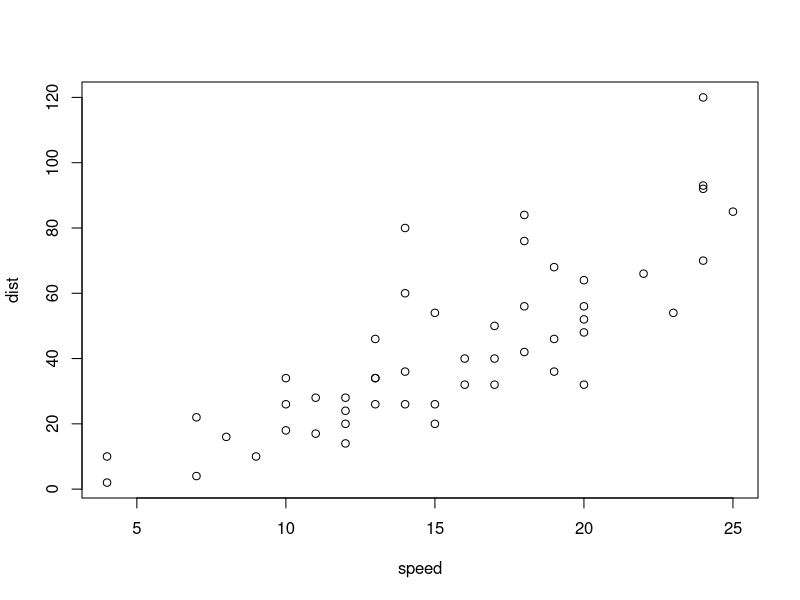
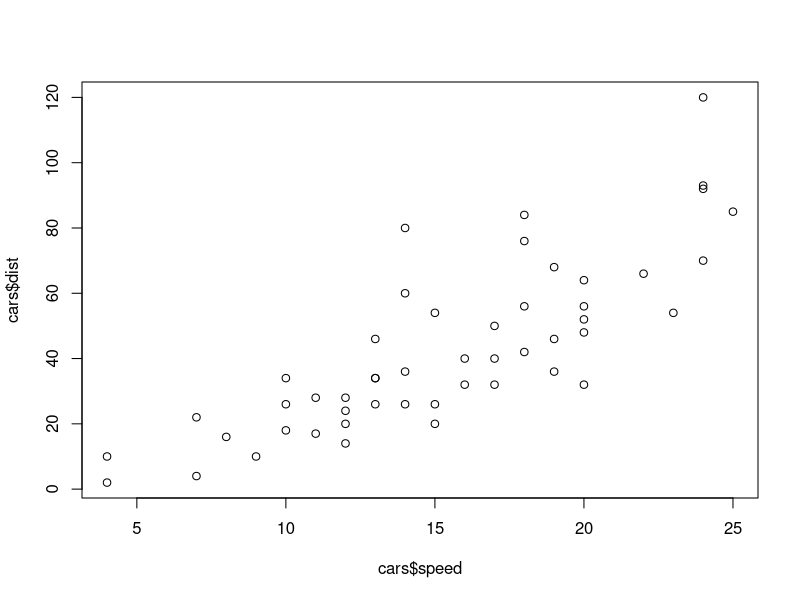
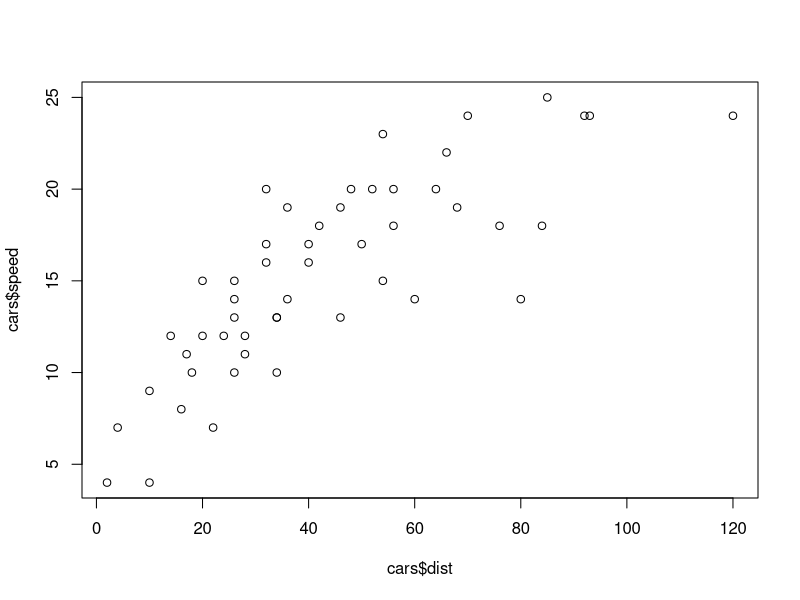
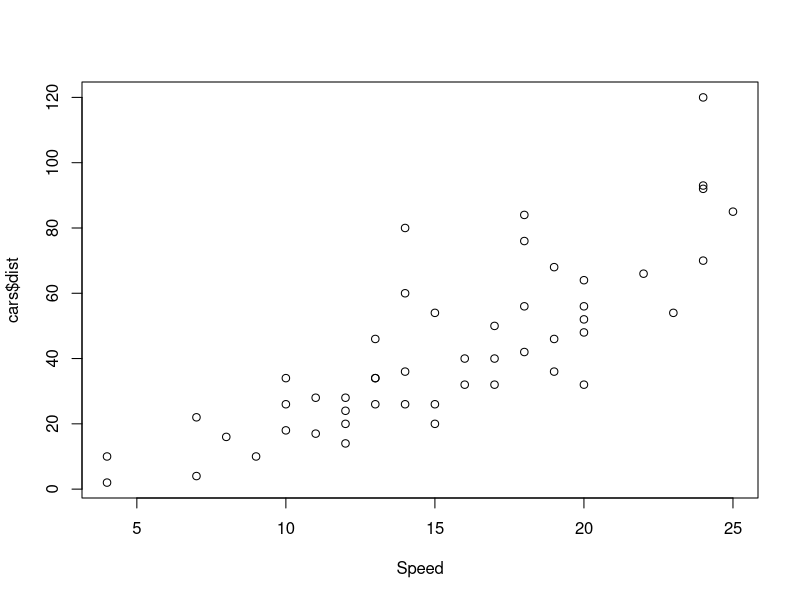
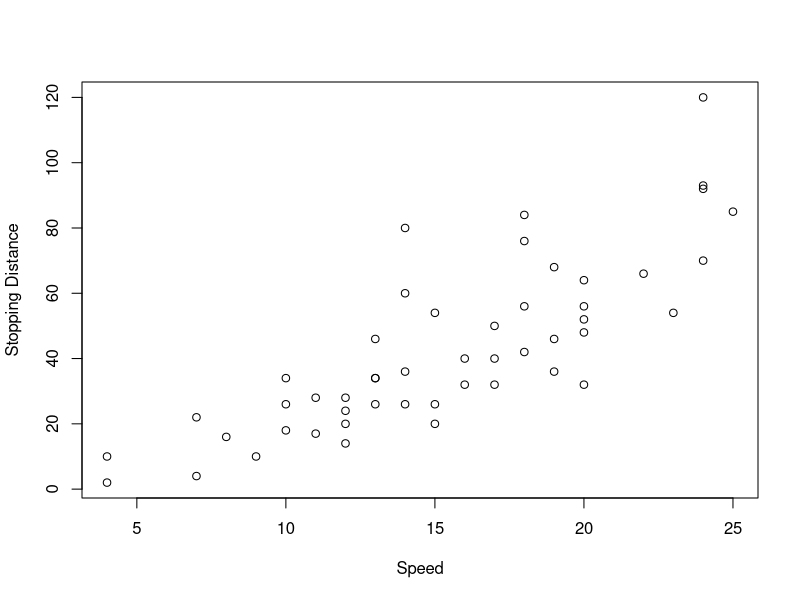
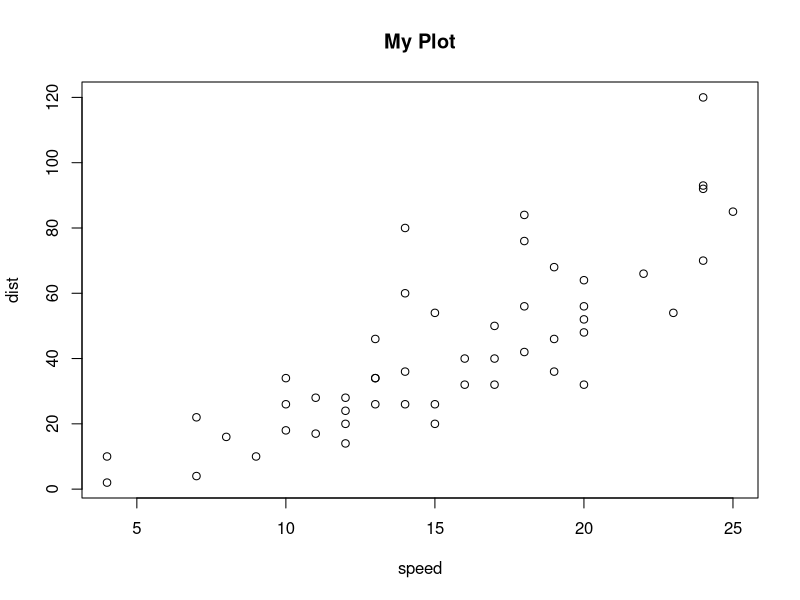
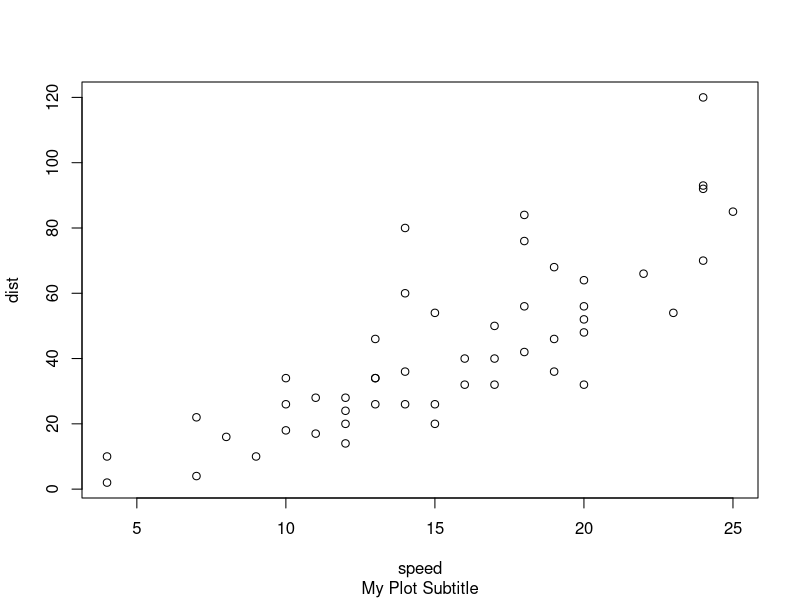
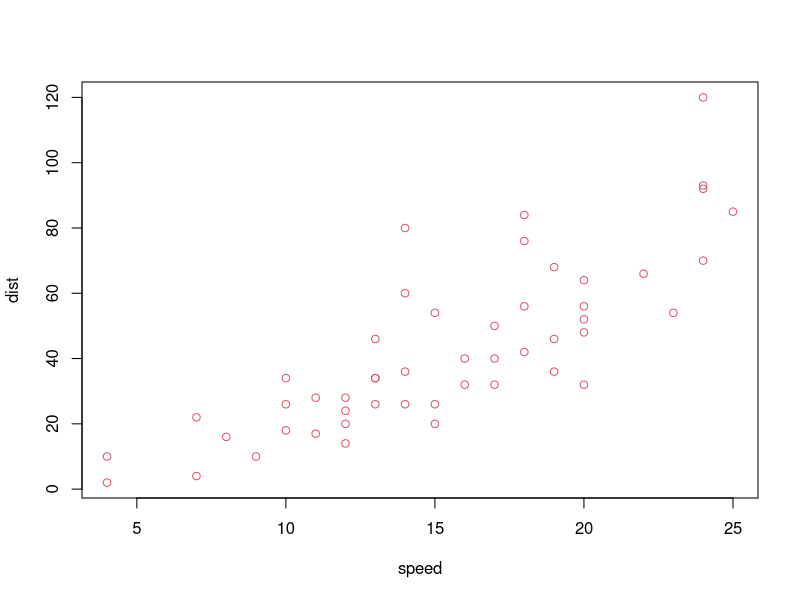

The R source for these figures, in order:
data(cars)

?cars

head(cars)

plot(cars)

?plot

plot(x = cars$speed, y = cars$dist)

plot(x = cars$dist, y = cars$speed)

plot(x = cars$speed, y = cars$dist, xlab="Speed")
plot(x = cars$speed, y = cars$dist, xlab="Speed", ylab="Stopping Distance")

plot(cars, main = "My Plot")
plot(cars, sub = "My Plot Subtitle")

#color red
plot(cars, col = 2)

#limiting x-axis to 10 through 15
plot(cars, xlim=c(10,15))

#change points shape to triangle
plot(cars, pch = 2)




data(mtcars)

?boxplot

### important
boxplot(formula = mpg ~ cyl, data = mtcars) ## ~ means versus
names(mtcars)

hist(mtcars$mpg)
